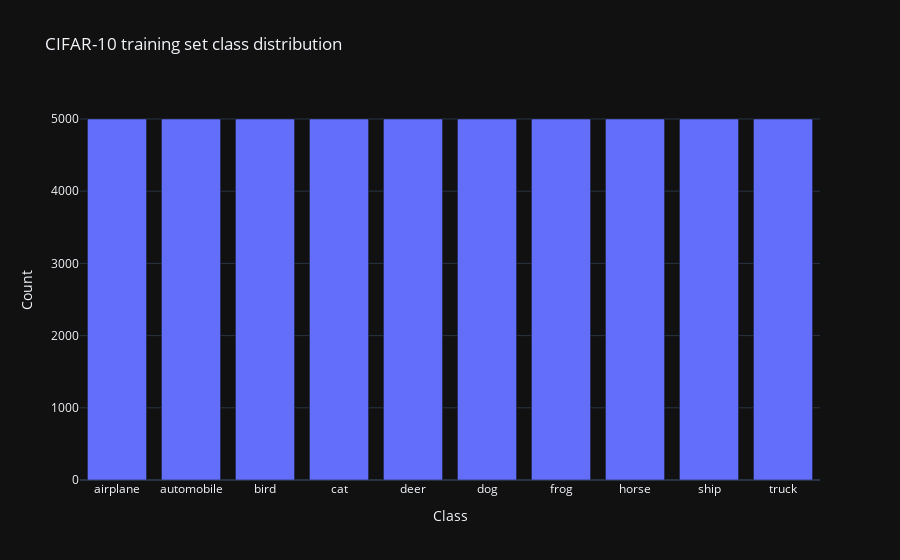

This figure's notebook cell:
### Markdown cell above
### 📊 Class distribution plot

The bar chart below shows how many samples we have per class in the
training split. CIFAR-10 is perfectly balanced, which is helpful for
both accuracy and recall.

### Code cell
fig_class_dist = px.bar(
    x=CLASS_NAMES,
    y=class_counts,
    title="CIFAR-10 training set class distribution",
    labels={"x": "Class", "y": "Count"},
)
fig_class_dist.update_layout(xaxis_tickangle=0)
fig_class_dist.show()

save_fig(fig_class_dist, "class_distribution")

### Figure 1 — Plotly figure (JSON) as saved in the notebook; plotly's stock layout.template omitted (floating-point values rounded to 4 significant figures)
{"data": [{"hovertemplate": "Class=%{x}<br>Count=%{y}<extra></extra>", "legendgroup": "", "marker": {"color": "#636efa", "pattern": {"shape": ""}}, "name": "", "orientation": "v", "showlegend": false, "textposition": "auto", "x": ["airplane", "automobile", "bird", "cat", "deer", "dog", "frog", "horse", "ship", "truck"], "xaxis": "x", "y": [5000, 5000, 5000, 5000, 5000, 5000, 5000, 5000, 5000, 5000], "yaxis": "y", "type": "bar"}], "layout": {"xaxis": {"anchor": "y", "domain": [0.0, 1.0], "title": {"text": "Class"}, "tickangle": 0}, "yaxis": {"anchor": "x", "domain": [0.0, 1.0], "title": {"text": "Count"}}, "legend": {"tracegroupgap": 0}, "title": {"text": "CIFAR-10 training set class distribution"}, "barmode": "relative"}}
